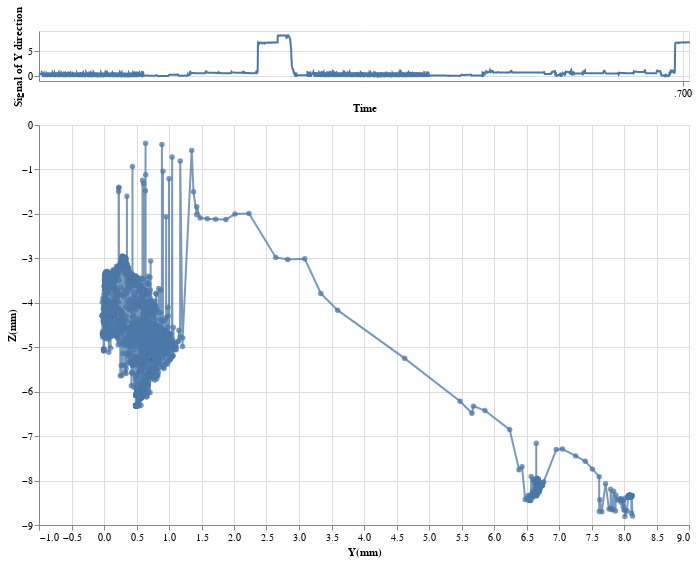

Here is the notebook cell this chart was saved with:
### Code cell
brush = alt.selection_interval(
    encodings=['x'] # limit selection to x-axis (time) values
)

# dynamic query lines
Y_T = alt.Chart(df).mark_line().add_selection(
    brush
).encode(
    alt.X('T(s):T', title='Time'),
    alt.Y('Y(mm):Q', title='Signal of Y direction')
).properties(
    width=650,
    height=50
)

# scatter plot, modify opacity based on selection
Y_Z = alt.Chart(df).mark_line(point=True).encode(
    x='Y(mm):Q',
    y='Z(mm):Q',
    tooltip=['Y(mm):N', 'Z(mm):N', 'T(s):N'],
    opacity=alt.condition(brush, alt.value(0.75), alt.value(0.05))
).properties(
    width=650,
    height=400
)

alt.vconcat(Y_T, Y_Z).properties(spacing=5)

### Figure 1 — Vega-Lite specification as saved in the notebook (floating-point values rounded to 4 significant figures; data arrays with more than 128 entries replaced by an {"elided": "..."} marker saying what was removed)
{"config": {"view": {"continuousWidth": 400, "continuousHeight": 300}}, "vconcat": [{"mark": "line", "encoding": {"x": {"field": "T(s)", "title": "Time", "type": "temporal"}, "y": {"field": "Y(mm)", "title": "Signal of Y direction", "type": "quantitative"}}, "height": 50, "selection": {"selector023": {"type": "interval", "encodings": ["x"]}}, "width": 650}, {"mark": {"type": "line", "point": true}, "encoding": {"opacity": {"condition": {"value": 0.75, "selection": "selector023"}, "value": 0.05}, "tooltip": [{"field": "Y(mm)", "type": "nominal"}, {"field": "Z(mm)", "type": "nominal"}, {"field": "T(s)", "type": "nominal"}], "x": {"field": "Y(mm)", "type": "quantitative"}, "y": {"field": "Z(mm)", "type": "quantitative"}}, "height": 400, "width": 650}], "data": {"name": "data-7850716796a47d647275eea529f155d8"}, "spacing": 5, "$schema": "https://vega.github.io/schema/vega-lite/v4.17.0.json", "datasets": {"data-7850716796a47d647275eea529f155d8": {"elided": "4532 records"}}}
